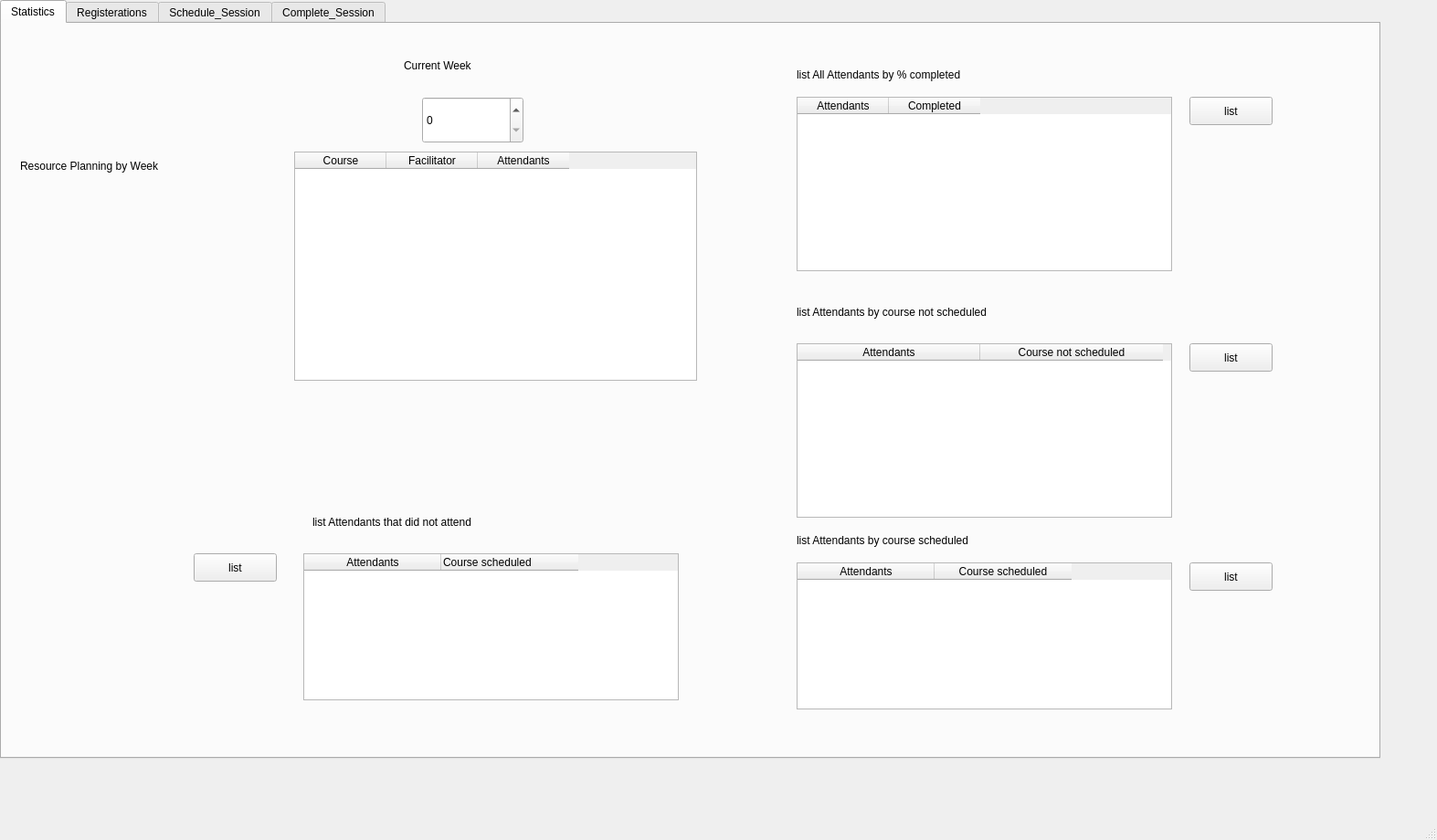
<?xml version="1.0" encoding="UTF-8"?>
<ui version="4.0">
 <class>MainWindow</class>
 <widget class="QMainWindow" name="MainWindow">
  <property name="geometry">
   <rect>
    <x>0</x>
    <y>0</y>
    <width>1573</width>
    <height>920</height>
   </rect>
  </property>
  <property name="windowTitle">
   <string>MainWindow</string>
  </property>
  <widget class="QWidget" name="centralwidget">
   <widget class="QTabWidget" name="tabWidget">
    <property name="geometry">
     <rect>
      <x>0</x>
      <y>0</y>
      <width>1511</width>
      <height>831</height>
     </rect>
    </property>
    <property name="styleSheet">
     <string notr="true">font: 18pt &quot;.AppleSystemUIFont&quot;;</string>
    </property>
    <property name="currentIndex">
     <number>0</number>
    </property>
    <widget class="QWidget" name="tab">
     <attribute name="title">
      <string>Statistics</string>
     </attribute>
     <widget class="QLabel" name="label_12">
      <property name="geometry">
       <rect>
        <x>20</x>
        <y>130</y>
        <width>411</width>
        <height>51</height>
       </rect>
      </property>
      <property name="styleSheet">
       <string notr="true">font: 14pt &quot;MS Shell Dlg 2&quot;;</string>
      </property>
      <property name="text">
       <string>Resource Planning by Week</string>
      </property>
     </widget>
     <widget class="QTableWidget" name="resourcePlanningByWeek_tableWidget">
      <property name="geometry">
       <rect>
        <x>320</x>
        <y>140</y>
        <width>441</width>
        <height>251</height>
       </rect>
      </property>
      <property name="styleSheet">
       <string notr="true"> 
font: 16pt &quot;Arial&quot;;</string>
      </property>
      <column>
       <property name="text">
        <string>Course</string>
       </property>
      </column>
      <column>
       <property name="text">
        <string>Facilitator</string>
       </property>
      </column>
      <column>
       <property name="text">
        <string>Attendants</string>
       </property>
      </column>
     </widget>
     <widget class="QLabel" name="label_13">
      <property name="geometry">
       <rect>
        <x>870</x>
        <y>40</y>
        <width>431</width>
        <height>31</height>
       </rect>
      </property>
      <property name="styleSheet">
       <string notr="true">font: 14pt &quot;MS Shell Dlg 2&quot;;</string>
      </property>
      <property name="text">
       <string>list All Attendants by % completed</string>
      </property>
     </widget>
     <widget class="QPushButton" name="listPercentCompleted_button">
      <property name="geometry">
       <rect>
        <x>1300</x>
        <y>80</y>
        <width>91</width>
        <height>31</height>
       </rect>
      </property>
      <property name="styleSheet">
       <string notr="true">font: 14pt &quot;MS Shell Dlg 2&quot;;</string>
      </property>
      <property name="text">
       <string>list</string>
      </property>
     </widget>
     <widget class="QTableWidget" name="percentCompleted_tableWidget">
      <property name="geometry">
       <rect>
        <x>870</x>
        <y>80</y>
        <width>411</width>
        <height>191</height>
       </rect>
      </property>
      <property name="styleSheet">
       <string notr="true"> 
font: 16pt &quot;Arial&quot;;</string>
      </property>
      <column>
       <property name="text">
        <string>Attendants</string>
       </property>
      </column>
      <column>
       <property name="text">
        <string>Completed</string>
       </property>
      </column>
     </widget>
     <widget class="QLabel" name="label_14">
      <property name="geometry">
       <rect>
        <x>870</x>
        <y>300</y>
        <width>471</width>
        <height>31</height>
       </rect>
      </property>
      <property name="styleSheet">
       <string notr="true">font: 14pt &quot;MS Shell Dlg 2&quot;;</string>
      </property>
      <property name="text">
       <string>list Attendants by course not scheduled</string>
      </property>
     </widget>
     <widget class="QTableWidget" name="listStudentsByNotScheduled_tableWidget">
      <property name="geometry">
       <rect>
        <x>870</x>
        <y>350</y>
        <width>411</width>
        <height>191</height>
       </rect>
      </property>
      <property name="styleSheet">
       <string notr="true"> 
font: 16pt &quot;Arial&quot;;</string>
      </property>
      <property name="sizeAdjustPolicy">
       <enum>QAbstractScrollArea::AdjustToContents</enum>
      </property>
      <attribute name="horizontalHeaderDefaultSectionSize">
       <number>102</number>
      </attribute>
      <attribute name="horizontalHeaderMinimumSectionSize">
       <number>200</number>
      </attribute>
      <column>
       <property name="text">
        <string>Attendants</string>
       </property>
      </column>
      <column>
       <property name="text">
        <string>Course not scheduled</string>
       </property>
      </column>
     </widget>
     <widget class="QPushButton" name="listStudentsByNotScheduled_Button">
      <property name="geometry">
       <rect>
        <x>1300</x>
        <y>350</y>
        <width>91</width>
        <height>31</height>
       </rect>
      </property>
      <property name="styleSheet">
       <string notr="true">font: 14pt &quot;MS Shell Dlg 2&quot;;</string>
      </property>
      <property name="text">
       <string>list</string>
      </property>
     </widget>
     <widget class="QLabel" name="label_15">
      <property name="geometry">
       <rect>
        <x>870</x>
        <y>550</y>
        <width>471</width>
        <height>31</height>
       </rect>
      </property>
      <property name="styleSheet">
       <string notr="true">font: 14pt &quot;MS Shell Dlg 2&quot;;</string>
      </property>
      <property name="text">
       <string>list Attendants by course scheduled</string>
      </property>
     </widget>
     <widget class="QPushButton" name="listStudentsByScheduled_Button">
      <property name="geometry">
       <rect>
        <x>1300</x>
        <y>590</y>
        <width>91</width>
        <height>31</height>
       </rect>
      </property>
      <property name="styleSheet">
       <string notr="true">font: 14pt &quot;MS Shell Dlg 2&quot;;</string>
      </property>
      <property name="text">
       <string>list</string>
      </property>
     </widget>
     <widget class="QTableWidget" name="listStudentsByScheduled_tableWidget">
      <property name="geometry">
       <rect>
        <x>870</x>
        <y>590</y>
        <width>411</width>
        <height>161</height>
       </rect>
      </property>
      <property name="styleSheet">
       <string notr="true"> 
font: 16pt &quot;Arial&quot;;</string>
      </property>
      <property name="sizeAdjustPolicy">
       <enum>QAbstractScrollArea::AdjustToContents</enum>
      </property>
      <attribute name="horizontalHeaderMinimumSectionSize">
       <number>150</number>
      </attribute>
      <column>
       <property name="text">
        <string>Attendants</string>
       </property>
      </column>
      <column>
       <property name="text">
        <string>Course scheduled</string>
       </property>
      </column>
     </widget>
     <widget class="QLabel" name="label_22">
      <property name="geometry">
       <rect>
        <x>440</x>
        <y>30</y>
        <width>171</width>
        <height>31</height>
       </rect>
      </property>
      <property name="text">
       <string>Current Week</string>
      </property>
     </widget>
     <widget class="QTableWidget" name="listStudentsByDidNotAttend_tableWidget">
      <property name="geometry">
       <rect>
        <x>330</x>
        <y>580</y>
        <width>411</width>
        <height>161</height>
       </rect>
      </property>
      <property name="sizePolicy">
       <sizepolicy hsizetype="Expanding" vsizetype="Expanding">
        <horstretch>0</horstretch>
        <verstretch>0</verstretch>
       </sizepolicy>
      </property>
      <property name="styleSheet">
       <string notr="true"> 
font: 16pt &quot;Arial&quot;;</string>
      </property>
      <property name="sizeAdjustPolicy">
       <enum>QAbstractScrollArea::AdjustToContents</enum>
      </property>
      <attribute name="horizontalHeaderVisible">
       <bool>true</bool>
      </attribute>
      <attribute name="horizontalHeaderCascadingSectionResizes">
       <bool>false</bool>
      </attribute>
      <attribute name="horizontalHeaderHighlightSections">
       <bool>false</bool>
      </attribute>
      <attribute name="horizontalHeaderMinimumSectionSize">
       <number>150</number>
      </attribute>
      <column>
       <property name="text">
        <string>Attendants</string>
       </property>
      </column>
      <column>
       <property name="text">
        <string>Course scheduled</string>
       </property>
       <property name="textAlignment">
        <set>AlignJustify|AlignVCenter</set>
       </property>
      </column>
     </widget>
     <widget class="QLabel" name="label_23">
      <property name="geometry">
       <rect>
        <x>340</x>
        <y>530</y>
        <width>471</width>
        <height>31</height>
       </rect>
      </property>
      <property name="styleSheet">
       <string notr="true">font: 14pt &quot;MS Shell Dlg 2&quot;;</string>
      </property>
      <property name="text">
       <string>list Attendants that did not attend</string>
      </property>
     </widget>
     <widget class="QPushButton" name="listStudentsByDidNotAttend_Button">
      <property name="geometry">
       <rect>
        <x>210</x>
        <y>580</y>
        <width>91</width>
        <height>31</height>
       </rect>
      </property>
      <property name="styleSheet">
       <string notr="true">font: 14pt &quot;MS Shell Dlg 2&quot;;</string>
      </property>
      <property name="text">
       <string>list</string>
      </property>
     </widget>
     <widget class="QSpinBox" name="spin">
      <property name="geometry">
       <rect>
        <x>460</x>
        <y>80</y>
        <width>111</width>
        <height>51</height>
       </rect>
      </property>
      <property name="styleSheet">
       <string notr="true">font: 18pt &quot;Arial&quot;;</string>
      </property>
     </widget>
    </widget>
    <widget class="QWidget" name="tab_2">
     <attribute name="title">
      <string>Registerations</string>
     </attribute>
     <widget class="QLabel" name="label_6">
      <property name="geometry">
       <rect>
        <x>50</x>
        <y>50</y>
        <width>331</width>
        <height>61</height>
       </rect>
      </property>
      <property name="styleSheet">
       <string notr="true">font: 14pt &quot;MS Shell Dlg 2&quot;;</string>
      </property>
      <property name="text">
       <string>Register New Facilitator</string>
      </property>
     </widget>
     <widget class="QLineEdit" name="facilitator_lineEdit">
      <property name="geometry">
       <rect>
        <x>360</x>
        <y>60</y>
        <width>201</width>
        <height>41</height>
       </rect>
      </property>
      <property name="styleSheet">
       <string notr="true">font: 16pt &quot;Arial&quot;;</string>
      </property>
     </widget>
     <widget class="QPushButton" name="addFac_button">
      <property name="geometry">
       <rect>
        <x>600</x>
        <y>60</y>
        <width>161</width>
        <height>41</height>
       </rect>
      </property>
      <property name="styleSheet">
       <string notr="true">font: 14pt &quot;MS Shell Dlg 2&quot;;</string>
      </property>
      <property name="text">
       <string>Add</string>
      </property>
     </widget>
     <widget class="QLabel" name="label_7">
      <property name="geometry">
       <rect>
        <x>50</x>
        <y>160</y>
        <width>331</width>
        <height>61</height>
       </rect>
      </property>
      <property name="styleSheet">
       <string notr="true">font: 14pt &quot;MS Shell Dlg 2&quot;;</string>
      </property>
      <property name="text">
       <string>Register New Courses</string>
      </property>
     </widget>
     <widget class="QLineEdit" name="course_lineEdit">
      <property name="geometry">
       <rect>
        <x>360</x>
        <y>170</y>
        <width>201</width>
        <height>41</height>
       </rect>
      </property>
      <property name="styleSheet">
       <string notr="true"> 
font: 16pt &quot;Arial&quot;;</string>
      </property>
     </widget>
     <widget class="QPushButton" name="addCourse_button">
      <property name="geometry">
       <rect>
        <x>600</x>
        <y>170</y>
        <width>161</width>
        <height>41</height>
       </rect>
      </property>
      <property name="styleSheet">
       <string notr="true">font: 14pt &quot;MS Shell Dlg 2&quot;;</string>
      </property>
      <property name="text">
       <string>Add</string>
      </property>
     </widget>
     <widget class="QLabel" name="label_8">
      <property name="geometry">
       <rect>
        <x>40</x>
        <y>470</y>
        <width>331</width>
        <height>61</height>
       </rect>
      </property>
      <property name="styleSheet">
       <string notr="true">font: 14pt &quot;MS Shell Dlg 2&quot;;</string>
      </property>
      <property name="text">
       <string>Assign Courses to Facilitator</string>
      </property>
     </widget>
     <widget class="QLabel" name="label_9">
      <property name="geometry">
       <rect>
        <x>370</x>
        <y>430</y>
        <width>131</width>
        <height>61</height>
       </rect>
      </property>
      <property name="styleSheet">
       <string notr="true">font: 14pt &quot;MS Shell Dlg 2&quot;;</string>
      </property>
      <property name="text">
       <string>Courses</string>
      </property>
     </widget>
     <widget class="QListWidget" name="courses_listWidget_2">
      <property name="geometry">
       <rect>
        <x>370</x>
        <y>490</y>
        <width>241</width>
        <height>191</height>
       </rect>
      </property>
      <property name="styleSheet">
       <string notr="true">font: 16pt &quot;Arial&quot;;</string>
      </property>
     </widget>
     <widget class="QLabel" name="label_10">
      <property name="geometry">
       <rect>
        <x>660</x>
        <y>430</y>
        <width>131</width>
        <height>61</height>
       </rect>
      </property>
      <property name="styleSheet">
       <string notr="true">font: 14pt &quot;MS Shell Dlg 2&quot;;</string>
      </property>
      <property name="text">
       <string>Facilitators</string>
      </property>
     </widget>
     <widget class="QListWidget" name="facilitator_listWidget">
      <property name="geometry">
       <rect>
        <x>660</x>
        <y>490</y>
        <width>241</width>
        <height>191</height>
       </rect>
      </property>
      <property name="styleSheet">
       <string notr="true"> 
font: 16pt &quot;Arial&quot;;</string>
      </property>
     </widget>
     <widget class="QPushButton" name="assignCourseToFac_button">
      <property name="geometry">
       <rect>
        <x>930</x>
        <y>490</y>
        <width>161</width>
        <height>41</height>
       </rect>
      </property>
      <property name="styleSheet">
       <string notr="true">font: 14pt &quot;MS Shell Dlg 2&quot;;</string>
      </property>
      <property name="text">
       <string>Add</string>
      </property>
     </widget>
     <widget class="QLabel" name="label_11">
      <property name="geometry">
       <rect>
        <x>930</x>
        <y>30</y>
        <width>371</width>
        <height>61</height>
       </rect>
      </property>
      <property name="styleSheet">
       <string notr="true">font: 14pt &quot;MS Shell Dlg 2&quot;;</string>
      </property>
      <property name="text">
       <string>Show Courses by Facilitator</string>
      </property>
     </widget>
     <widget class="QComboBox" name="facilitators_comboBox_2">
      <property name="geometry">
       <rect>
        <x>930</x>
        <y>80</y>
        <width>181</width>
        <height>41</height>
       </rect>
      </property>
      <property name="styleSheet">
       <string notr="true"> 
font: 16pt &quot;Arial&quot;;</string>
      </property>
     </widget>
     <widget class="QTableWidget" name="coursesByFac_tableWidget">
      <property name="geometry">
       <rect>
        <x>1140</x>
        <y>80</y>
        <width>321</width>
        <height>192</height>
       </rect>
      </property>
      <property name="styleSheet">
       <string notr="true"> 
font: 16pt &quot;Arial&quot;;</string>
      </property>
      <column>
       <property name="text">
        <string>Facilitator</string>
       </property>
      </column>
      <column>
       <property name="text">
        <string>Course</string>
       </property>
      </column>
     </widget>
     <widget class="QLineEdit" name="student_lineEdit">
      <property name="geometry">
       <rect>
        <x>360</x>
        <y>280</y>
        <width>201</width>
        <height>41</height>
       </rect>
      </property>
      <property name="styleSheet">
       <string notr="true">font: 16pt &quot;Arial&quot;;</string>
      </property>
      <property name="text">
       <string/>
      </property>
     </widget>
     <widget class="QLabel" name="label_17">
      <property name="geometry">
       <rect>
        <x>50</x>
        <y>270</y>
        <width>331</width>
        <height>61</height>
       </rect>
      </property>
      <property name="styleSheet">
       <string notr="true">font: 14pt &quot;MS Shell Dlg 2&quot;;</string>
      </property>
      <property name="text">
       <string>Register New Attendants</string>
      </property>
     </widget>
     <widget class="QPushButton" name="addStudent_button">
      <property name="geometry">
       <rect>
        <x>600</x>
        <y>280</y>
        <width>161</width>
        <height>41</height>
       </rect>
      </property>
      <property name="styleSheet">
       <string notr="true">font: 14pt &quot;MS Shell Dlg 2&quot;;</string>
      </property>
      <property name="text">
       <string>Add</string>
      </property>
     </widget>
     <zorder>label_17</zorder>
     <zorder>label_6</zorder>
     <zorder>facilitator_lineEdit</zorder>
     <zorder>addFac_button</zorder>
     <zorder>label_7</zorder>
     <zorder>course_lineEdit</zorder>
     <zorder>addCourse_button</zorder>
     <zorder>label_8</zorder>
     <zorder>label_9</zorder>
     <zorder>courses_listWidget_2</zorder>
     <zorder>label_10</zorder>
     <zorder>facilitator_listWidget</zorder>
     <zorder>assignCourseToFac_button</zorder>
     <zorder>label_11</zorder>
     <zorder>facilitators_comboBox_2</zorder>
     <zorder>coursesByFac_tableWidget</zorder>
     <zorder>addStudent_button</zorder>
     <zorder>student_lineEdit</zorder>
    </widget>
    <widget class="QWidget" name="tab_3">
     <attribute name="title">
      <string>Schedule_Session</string>
     </attribute>
     <widget class="QDateTimeEdit" name="dateTimeEdit">
      <property name="geometry">
       <rect>
        <x>930</x>
        <y>110</y>
        <width>291</width>
        <height>51</height>
       </rect>
      </property>
      <property name="styleSheet">
       <string notr="true">font: 16pt &quot;Arial&quot;;</string>
      </property>
      <property name="dateTime">
       <datetime>
        <hour>0</hour>
        <minute>0</minute>
        <second>0</second>
        <year>2021</year>
        <month>7</month>
        <day>21</day>
       </datetime>
      </property>
      <property name="date">
       <date>
        <year>2021</year>
        <month>7</month>
        <day>21</day>
       </date>
      </property>
      <property name="displayFormat">
       <string>MM/dd/yyyy hh:mm AP</string>
      </property>
     </widget>
     <widget class="QListWidget" name="courses_listWidget">
      <property name="geometry">
       <rect>
        <x>30</x>
        <y>100</y>
        <width>256</width>
        <height>192</height>
       </rect>
      </property>
      <property name="styleSheet">
       <string notr="true">font: 16pt &quot;Arial&quot;;</string>
      </property>
      <property name="selectionMode">
       <enum>QAbstractItemView::MultiSelection</enum>
      </property>
     </widget>
     <widget class="QComboBox" name="facilitators_comboBox">
      <property name="geometry">
       <rect>
        <x>660</x>
        <y>110</y>
        <width>221</width>
        <height>51</height>
       </rect>
      </property>
      <property name="styleSheet">
       <string notr="true">font: 16pt &quot;Arial&quot;;</string>
      </property>
     </widget>
     <widget class="QLabel" name="label_2">
      <property name="geometry">
       <rect>
        <x>660</x>
        <y>50</y>
        <width>211</width>
        <height>31</height>
       </rect>
      </property>
      <property name="styleSheet">
       <string notr="true">font: 14pt &quot;MS Shell Dlg 2&quot;;</string>
      </property>
      <property name="text">
       <string>Choose Facilitator</string>
      </property>
     </widget>
     <widget class="QLabel" name="label_3">
      <property name="geometry">
       <rect>
        <x>40</x>
        <y>50</y>
        <width>211</width>
        <height>31</height>
       </rect>
      </property>
      <property name="styleSheet">
       <string notr="true">font: 14pt &quot;MS Shell Dlg 2&quot;;</string>
      </property>
      <property name="text">
       <string>Choose Courses</string>
      </property>
     </widget>
     <widget class="QLabel" name="label_4">
      <property name="geometry">
       <rect>
        <x>370</x>
        <y>50</y>
        <width>221</width>
        <height>31</height>
       </rect>
      </property>
      <property name="styleSheet">
       <string notr="true">font: 14pt &quot;MS Shell Dlg 2&quot;;</string>
      </property>
      <property name="text">
       <string>Choose Attendants</string>
      </property>
     </widget>
     <widget class="QListWidget" name="students_listWidget">
      <property name="geometry">
       <rect>
        <x>360</x>
        <y>100</y>
        <width>256</width>
        <height>192</height>
       </rect>
      </property>
      <property name="styleSheet">
       <string notr="true">font: 16pt &quot;Arial&quot;;</string>
      </property>
      <property name="selectionMode">
       <enum>QAbstractItemView::MultiSelection</enum>
      </property>
     </widget>
     <widget class="QLabel" name="label_5">
      <property name="geometry">
       <rect>
        <x>950</x>
        <y>50</y>
        <width>221</width>
        <height>31</height>
       </rect>
      </property>
      <property name="styleSheet">
       <string notr="true">font: 14pt &quot;MS Shell Dlg 2&quot;;</string>
      </property>
      <property name="text">
       <string>Choose Date/Time</string>
      </property>
     </widget>
     <widget class="QPushButton" name="add_btn">
      <property name="geometry">
       <rect>
        <x>1250</x>
        <y>110</y>
        <width>181</width>
        <height>51</height>
       </rect>
      </property>
      <property name="styleSheet">
       <string notr="true">font: 14pt &quot;MS Shell Dlg 2&quot;;</string>
      </property>
      <property name="text">
       <string>Add</string>
      </property>
     </widget>
     <widget class="QCalendarWidget" name="calendarWidget">
      <property name="geometry">
       <rect>
        <x>30</x>
        <y>360</y>
        <width>661</width>
        <height>371</height>
       </rect>
      </property>
      <property name="styleSheet">
       <string notr="true">font: 14pt &quot;MS Shell Dlg 2&quot;;</string>
      </property>
     </widget>
     <widget class="QLabel" name="label_16">
      <property name="geometry">
       <rect>
        <x>740</x>
        <y>350</y>
        <width>471</width>
        <height>51</height>
       </rect>
      </property>
      <property name="styleSheet">
       <string notr="true">font: 14pt &quot;MS Shell Dlg 2&quot;;</string>
      </property>
      <property name="text">
       <string>Show course schedule</string>
      </property>
     </widget>
     <widget class="QTableWidget" name="tableSchedule">
      <property name="geometry">
       <rect>
        <x>740</x>
        <y>410</y>
        <width>401</width>
        <height>321</height>
       </rect>
      </property>
      <property name="styleSheet">
       <string notr="true">font: 16pt &quot;Arial&quot;;</string>
      </property>
      <property name="sizeAdjustPolicy">
       <enum>QAbstractScrollArea::AdjustToContents</enum>
      </property>
      <attribute name="horizontalHeaderMinimumSectionSize">
       <number>50</number>
      </attribute>
      <column>
       <property name="text">
        <string>Course_Name</string>
       </property>
       <property name="font">
        <font>
         <pointsize>13</pointsize>
        </font>
       </property>
      </column>
      <column>
       <property name="text">
        <string>Facilitator</string>
       </property>
      </column>
      <column>
       <property name="text">
        <string>Date</string>
       </property>
      </column>
     </widget>
     <widget class="QPushButton" name="clear_btn">
      <property name="geometry">
       <rect>
        <x>1230</x>
        <y>400</y>
        <width>201</width>
        <height>61</height>
       </rect>
      </property>
      <property name="text">
       <string>Clear</string>
      </property>
     </widget>
     <widget class="QLabel" name="label">
      <property name="geometry">
       <rect>
        <x>290</x>
        <y>0</y>
        <width>181</width>
        <height>41</height>
       </rect>
      </property>
      <property name="layoutDirection">
       <enum>Qt::RightToLeft</enum>
      </property>
      <property name="styleSheet">
       <string notr="true">font: 18pt &quot;.AppleSystemUIFont&quot;;</string>
      </property>
      <property name="text">
       <string>NSC Onboarding App</string>
      </property>
     </widget>
    </widget>
    <widget class="QWidget" name="tab_4">
     <attribute name="title">
      <string>Complete_Session</string>
     </attribute>
     <widget class="QComboBox" name="courses_comboBox">
      <property name="geometry">
       <rect>
        <x>310</x>
        <y>140</y>
        <width>221</width>
        <height>26</height>
       </rect>
      </property>
      <property name="styleSheet">
       <string notr="true">font: 16pt &quot;Arial&quot;;</string>
      </property>
     </widget>
     <widget class="QLabel" name="label_18">
      <property name="geometry">
       <rect>
        <x>320</x>
        <y>90</y>
        <width>191</width>
        <height>31</height>
       </rect>
      </property>
      <property name="text">
       <string>Select Course</string>
      </property>
     </widget>
     <widget class="QListWidget" name="completedAttendents_listWidget">
      <property name="geometry">
       <rect>
        <x>650</x>
        <y>100</y>
        <width>256</width>
        <height>192</height>
       </rect>
      </property>
      <property name="styleSheet">
       <string notr="true">font: 16pt &quot;Arial&quot;;</string>
      </property>
      <property name="selectionMode">
       <enum>QAbstractItemView::MultiSelection</enum>
      </property>
     </widget>
     <widget class="QLabel" name="label_19">
      <property name="geometry">
       <rect>
        <x>640</x>
        <y>50</y>
        <width>281</width>
        <height>31</height>
       </rect>
      </property>
      <property name="text">
       <string>Check Attendants that attended</string>
      </property>
     </widget>
     <widget class="QLabel" name="label_20">
      <property name="geometry">
       <rect>
        <x>310</x>
        <y>220</y>
        <width>211</width>
        <height>31</height>
       </rect>
      </property>
      <property name="text">
       <string>Date Course Given</string>
      </property>
     </widget>
     <widget class="QComboBox" name="dateCourse_comboBox">
      <property name="geometry">
       <rect>
        <x>310</x>
        <y>270</y>
        <width>221</width>
        <height>26</height>
       </rect>
      </property>
      <property name="styleSheet">
       <string notr="true">font: 16pt &quot;Arial&quot;;</string>
      </property>
     </widget>
     <widget class="QListWidget" name="dnaAttendants_listWidget">
      <property name="geometry">
       <rect>
        <x>650</x>
        <y>400</y>
        <width>256</width>
        <height>192</height>
       </rect>
      </property>
      <property name="styleSheet">
       <string notr="true">font: 16pt &quot;Arial&quot;;</string>
      </property>
      <property name="selectionMode">
       <enum>QAbstractItemView::MultiSelection</enum>
      </property>
     </widget>
     <widget class="QLabel" name="label_21">
      <property name="geometry">
       <rect>
        <x>640</x>
        <y>330</y>
        <width>321</width>
        <height>31</height>
       </rect>
      </property>
      <property name="text">
       <string>Check Attendants that did Not attend</string>
      </property>
     </widget>
     <widget class="QPushButton" name="completeSession">
      <property name="geometry">
       <rect>
        <x>1020</x>
        <y>90</y>
        <width>261</width>
        <height>91</height>
       </rect>
      </property>
      <property name="text">
       <string>Complete Session</string>
      </property>
     </widget>
    </widget>
   </widget>
  </widget>
  <widget class="QMenuBar" name="menubar">
   <property name="geometry">
    <rect>
     <x>0</x>
     <y>0</y>
     <width>1573</width>
     <height>22</height>
    </rect>
   </property>
  </widget>
  <widget class="QStatusBar" name="statusbar"/>
 </widget>
 <resources/>
 <connections/>
</ui>
